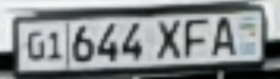
#> input picture img/lp1.png, 280 x 79 px
$ python lpr.py
#> lines starting #> are read from the running program, lines starting #| are printed output that depends on the picture; after the words box and inside, x2 and y2 are one past the last pixel; in counts of white or black regions, pixels touching at a corner belong together
import cv2
import numpy as np

image_path = "img/lp1.png"

img = cv2.imread(image_path)
#> img is the input picture: shape (79, 280, 3); mean B, G, R 141.2, 139.6, 135
cv2.imshow('Original', img)

gray_img = cv2.cvtColor(img, cv2.COLOR_BGR2GRAY)

resized_img = cv2.resize(gray_img, (300, 100), fx=2.0, fy=2.0, interpolation=cv2.INTER_CUBIC)
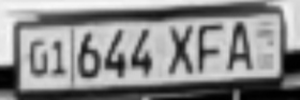
#> resized_img: shape (100, 300); min 0, max 248, mean 138.4
cv2.imshow('Resized', resized_img)
print(resized_img.shape)
#| (100, 300)

median = cv2.blur(resized_img, (5,5))
cv2.imshow('medianBlur', median)

blurred = cv2.GaussianBlur(median,(3,3),-1)
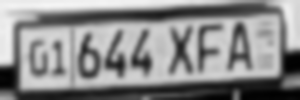
#> blurred: shape (100, 300); min 1, max 245, mean 138.4
cv2.imshow('Gaussian Blur', blurred)

th = cv2.adaptiveThreshold(blurred,255,cv2.ADAPTIVE_THRESH_GAUSSIAN_C,\
            cv2.THRESH_BINARY,23,6)
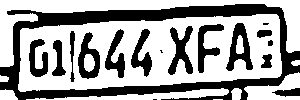
#> th: shape (100, 300); 63.2% white; 17 black regions (3 under 20 px), largest, box (x1, y1, x2, y2) and area: (0, 4, 300, 100) 6661, (226, 23, 253, 71) 606, (168, 26, 193, 75) 587
cv2.imshow("Threshold", th)

cv2.waitKey(0)

$ run again, with img/lp3.png copied over img/lp1.png
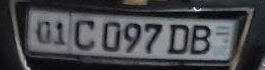
#> input picture img/lp3.png, 265 x 70 px
#> img is the input picture: shape (70, 265, 3); mean B, G, R 75.2, 71.1, 70.4
#| (100, 300)
#> `median = cv2.blur(resized_img, (5,5))`:
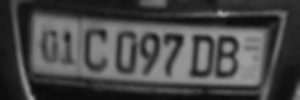
#> median: shape (100, 300); min 10, max 166, mean 71.4
#> `th = cv2.adaptiveThreshold(blurred,255,cv2.ADAPTIVE_THRESH_GAUSSIAN_C,..`:
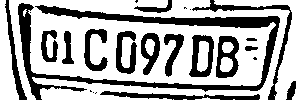
#> th: shape (100, 300); 67% white; 24 black regions (8 under 20 px), largest, box (x1, y1, x2, y2) and area: (18, 3, 280, 100) 4226, (192, 0, 292, 100) 770, (100, 91, 260, 100) 647

$ run again, with img/lp4.png copied over img/lp1.png
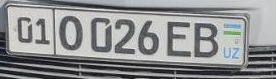
#> input picture img/lp4.png, 276 x 79 px
#> img is the input picture: shape (79, 276, 3); mean B, G, R 144.3, 143.5, 142.2
#| (100, 300)
#> `median = cv2.blur(resized_img, (5,5))`:
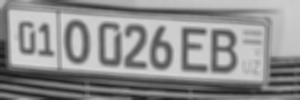
#> median: shape (100, 300); min 26, max 215, mean 143.3
#> `th = cv2.adaptiveThreshold(blurred,255,cv2.ADAPTIVE_THRESH_GAUSSIAN_C,..`:
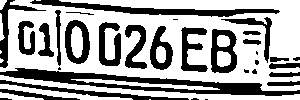
#> th: shape (100, 300); 63.7% white; 32 black regions (8 under 20 px), largest, box (x1, y1, x2, y2) and area: (0, 68, 300, 96) 2668, (30, 0, 280, 17) 1327, (0, 80, 189, 100) 685
